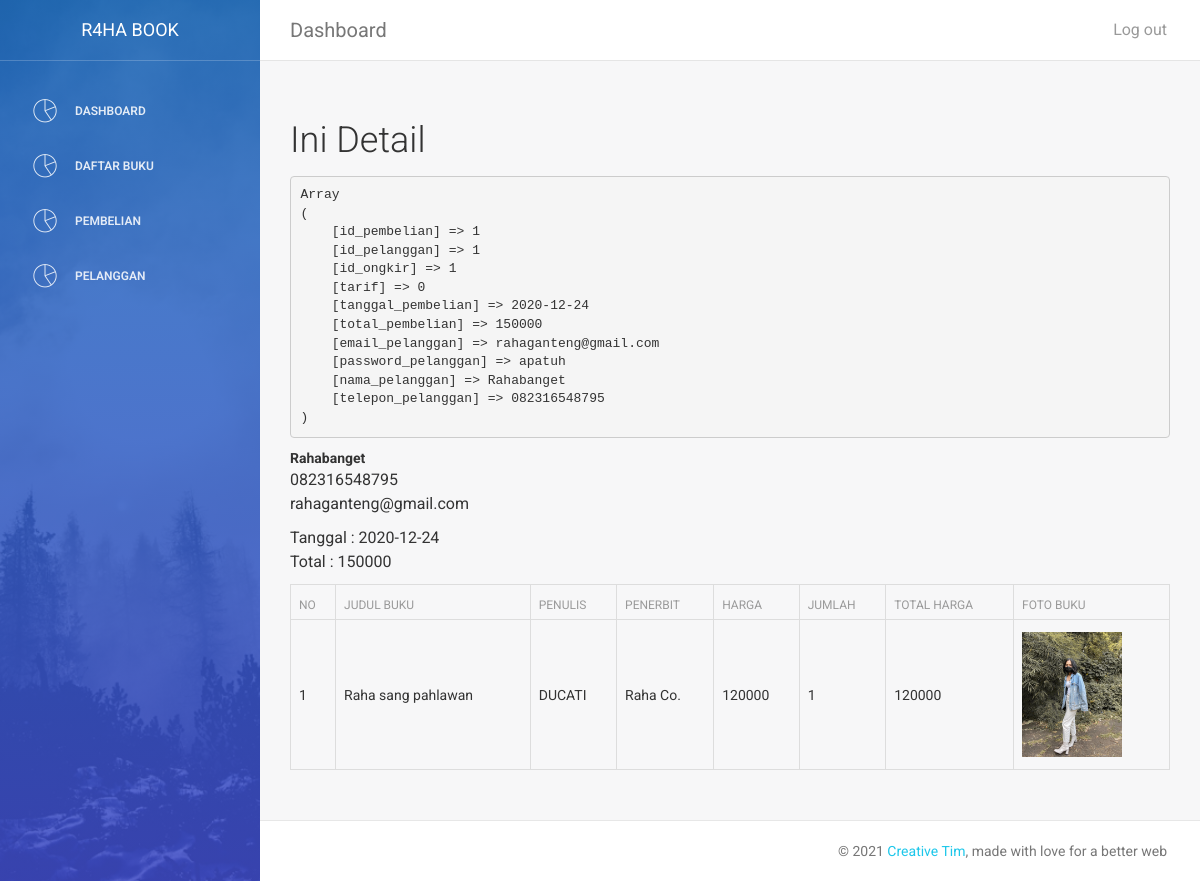
The app's page /admin/index.php?halaman=detail&id=1 (signed in) with its own data.
### tables this page shows
CREATE TABLE `pembelian` (
  `id_pembelian` int(11) NOT NULL,
  `id_pelanggan` int(11) DEFAULT NULL,
  `id_ongkir` int(11) NOT NULL,
  `tarif` int(11) NOT NULL,
  `tanggal_pembelian` date DEFAULT NULL,
  `total_pembelian` int(11) DEFAULT NULL
);

CREATE TABLE `pelanggan` (
  `id_pelanggan` int(11) NOT NULL,
  `email_pelanggan` varchar(100) DEFAULT NULL,
  `password_pelanggan` varchar(100) DEFAULT NULL,
  `nama_pelanggan` varchar(100) DEFAULT NULL,
  `telepon_pelanggan` varchar(20) DEFAULT NULL
);

CREATE TABLE `pembelian_buku` (
  `id_pembelian_buku` int(11) NOT NULL,
  `id_pembelian` int(11) DEFAULT NULL,
  `id_buku` int(11) DEFAULT NULL,
  `jumlah_pembelian` int(11) NOT NULL
);

CREATE TABLE `buku` (
  `id_buku` int(11) NOT NULL,
  `judul_buku` varchar(100) DEFAULT NULL,
  `penulis_buku` varchar(100) DEFAULT NULL,
  `penerbit_buku` varchar(100) DEFAULT NULL,
  `tahun` date DEFAULT NULL,
  `genre` varchar(100) DEFAULT NULL,
  `foto_buku` varchar(100) NOT NULL,
  `harga_buku` int(11) NOT NULL,
  `sinopsis_buku` text NOT NULL
);

### admin/detail.php (the view)
<?php
  $ambil = $koneksi->query("SELECT * FROM pembelian JOIN pelanggan ON pembelian.id_pelanggan=pelanggan.id_pelanggan WHERE pembelian.id_pembelian='$_GET[id]'");
  $pecah = $ambil->fetch_assoc();
?>
<h2>Ini Detail</h2>
<pre><?php print_r($pecah); ?></pre>
<strong><?php echo $pecah['nama_pelanggan']; ?></strong><br>
<p>
    <?php echo $pecah['telepon_pelanggan'];?><br>
    <?php echo $pecah['email_pelanggan']; ?>
</p>
<p>
    Tanggal : <?php echo $pecah['tanggal_pembelian']; ?><br>
    Total : <?php echo $pecah['total_pembelian']; ?>
</p>
<table class="table table-bordered">
    <thead>
        <tr>
            <th>No</th>
            <th>Judul Buku</th>
            <th>Penulis</th>
            <th>Penerbit</th>
            <th>Harga</th>
            <th>Jumlah</th>
            <th>Total Harga</th>
            <th>Foto Buku</th>
        </tr>
    </thead>
    <?php
        $ambil = $koneksi->query("SELECT * FROM pembelian_buku JOIN buku ON pembelian_buku.id_buku=buku.id_buku WHERE pembelian_buku.id_pembelian='$_GET[id]'");
        $no = 1;
        while($data = $ambil->fetch_assoc()){
    ?>
    <tbody>
        <tr>
            <td><?php echo $no; ?></td>
            <td><?php echo $data['judul_buku']; ?></td>
            <td><?php echo $data['penulis_buku']; ?></td>
            <td><?php echo $data['penerbit_buku']; ?></td>
            <td><?php echo $data['harga_buku']; ?></td>
            <td><?php echo $data['jumlah_pembelian']; ?></td>
            <td><?php echo $data['harga_buku']*$data['jumlah_pembelian']; ?></td>
            <td><img src="foto_buku/<?php echo $data['foto_buku']; ?>" width="100"></td>
        </tr>
        <?php $no++ ?>
        <?php } ?>
    </tbody>
</table>

### records on screen
pembelian: id_pelanggan.nama_pelanggan "Rahabanget", id_pelanggan.telepon_pelanggan "082316548795", id_pelanggan.email_pelanggan "rahaganteng@gmail.com", tanggal_pembelian "2020-12-24", total_pembelian "150000"
pembelian_buku: id_buku.judul_buku "Raha sang pahlawan", id_buku.penulis_buku "DUCATI", id_buku.penerbit_buku "Raha Co.", id_buku.harga_buku "120000", jumlah_pembelian "1", $data['harga_buku']*$data['jumlah_pembelian'] "120000", id_buku.foto_buku (picture)
